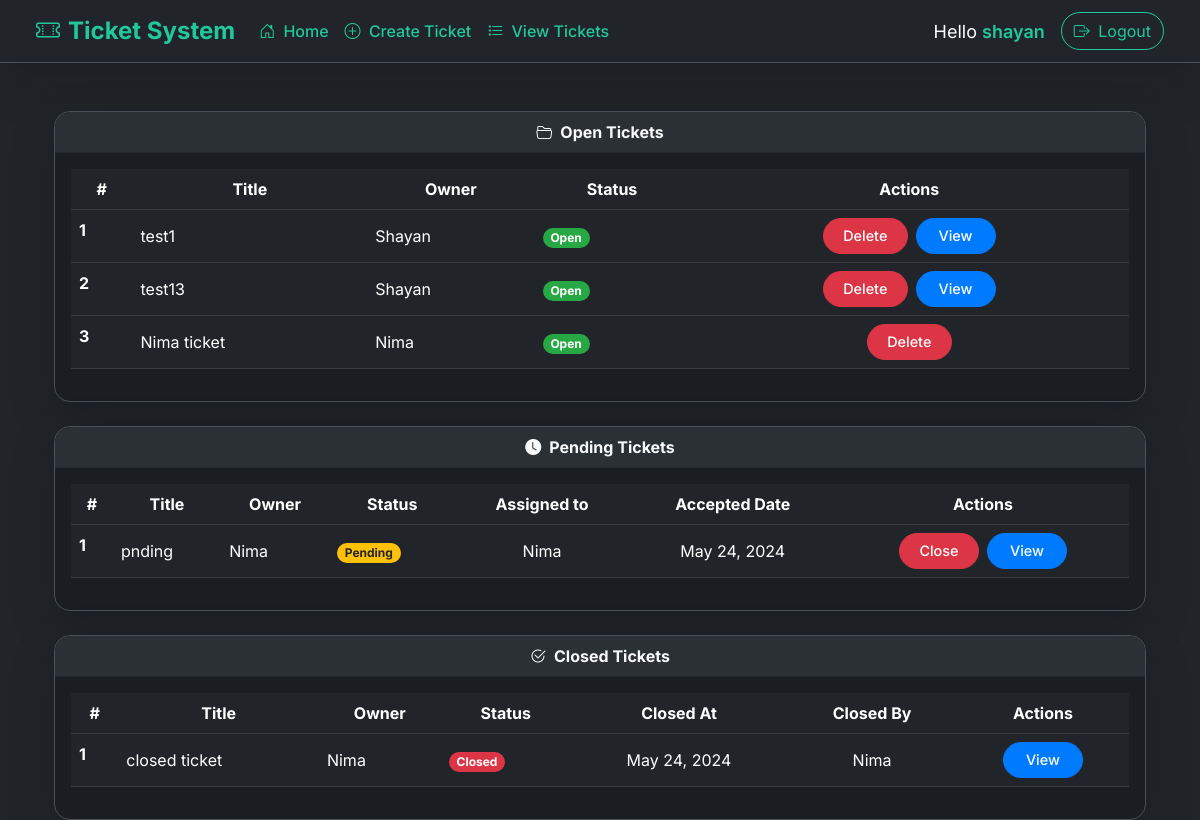
The app's page /tickets/ (signed in), older data.
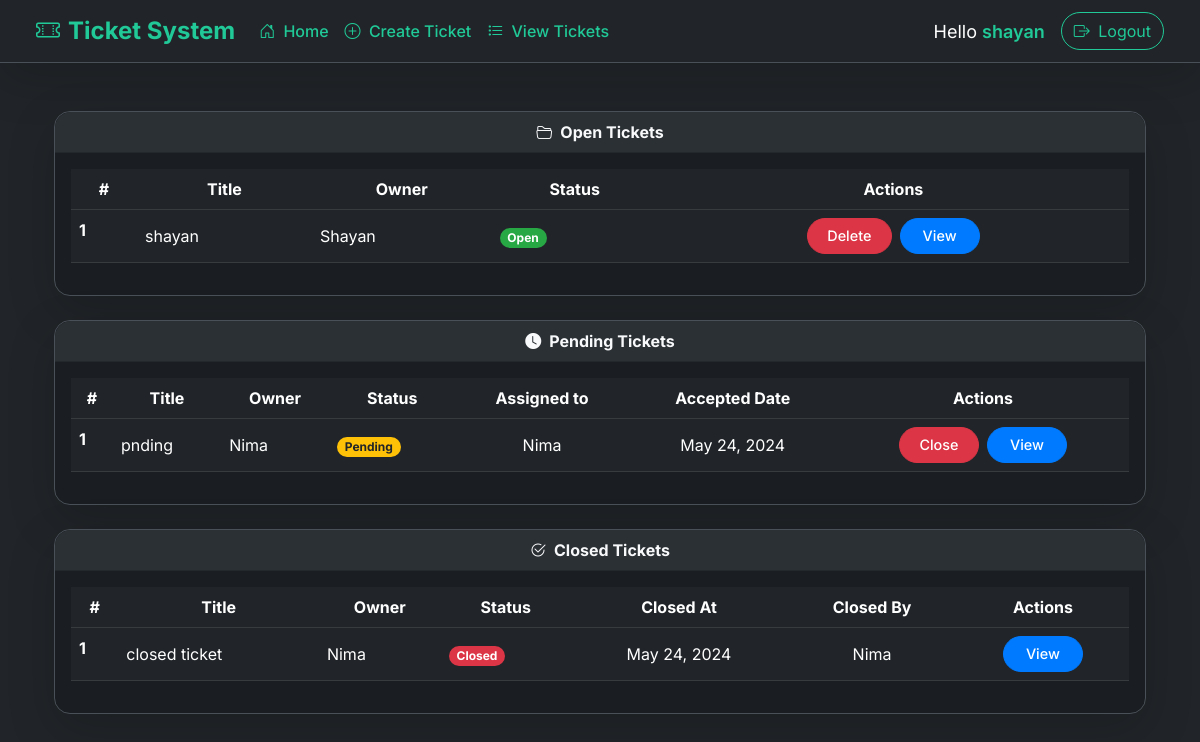
The same page, newer data.
### tickets/models.py (models this page shows, shortened)
class Ticket(models.Model):
    STATUS_CHOICES = (
        ('Pending', 'Pending'),
        ('Closed', 'Closed'),
        ('Open', 'Open'),
    )
    title = models.CharField(max_length=300, blank=False, null=False, verbose_name="Title")
    user = models.ForeignKey(get_user_model(), on_delete=models.CASCADE, related_name="tickets")
    description = models.TextField(blank=False, null=False, verbose_name="Description")
    assigned_to = models.ForeignKey(get_user_model(), on_delete=models.PROTECT, related_name='assignments', blank=True,
                                    null=True, verbose_name="Assigned to")
    created_at = models.DateTimeField(auto_now_add=True, verbose_name="Created at")
    accepted_at = models.DateTimeField(blank=True, null=True, verbose_name="Accepted at")
    closed_at = models.DateTimeField(blank=True, null=True, verbose_name="Closed at")
    closed_by = models.ForeignKey(get_user_model(), on_delete=models.SET_NULL, null=True, blank=True,
                                  related_name="closed_tickets", verbose_name="closed by")
    status = models.CharField(max_length=7, choices=STATUS_CHOICES, default="Open", verbose_name="Status")

### tickets/views.py (the view, shortened to what this page needs)
# urls.py: path('tickets/', views.TicketListView.as_view(), name='tickets_list'),
class TicketListView(LoginRequiredMixin, generic.ListView):
    template_name = 'tickets/ticket_list.html'
    context_object_name = 'tickets'
    model = Ticket
    def get_context_data(self, **kwargs):
        context = super().get_context_data(**kwargs)
        user = self.request.user
        is_admin = user.groups.filter(name='Admin').exists() or user.is_superuser
        is_support = user.groups.filter(name='support').exists()
        if is_admin:
            context['open_tickets'] = Ticket.objects.filter(status='Open')
            context['pending_tickets'] = Ticket.objects.filter(status='Pending')
            context['closed_tickets'] = Ticket.objects.filter(status='Closed')
        else:
            context['open_tickets'] = Ticket.objects.filter(status='Open', user=user)
            context['pending_tickets'] = Ticket.objects.filter(status='Pending', user=user)
            context['closed_tickets'] = Ticket.objects.filter(status='Closed', user=user)
        context['role'] = [role.name for role in user.groups.all()]
        return context

### tickets/templates/tickets/ticket_list.html (shortened to what this page needs)
{% extends '__base.html' %}
{% load static %}
{% load i18n %}
{% block content %}
    <div class="container mt-5">
        <div class="card mb-4 shadow-lg rounded-4">
            <div class="card-header rounded-top-4 card-header-center">
                <i class="bi bi-folder2-open me-2"></i>Open Tickets
            </div>
            <div class="card-body">
                <table class="table table-hover table-dark">
                    <thead>
                    <tr>
                        <th scope="col">#</th>
                        <th scope="col">Title</th>
                        <th scope="col">Owner</th>
                        <th scope="col">Status</th>
                        <th scope="col" class="text-center">Actions</th>
                    </tr>
                    </thead>
                    <tbody>
                    {% if open_tickets %}
                        {% for ticket in open_tickets %}
                            <tr>
                                <th scope="row">{{ forloop.counter }}</th>
                                <td>{{ ticket.title }}</td>
                                <td>{{ ticket.user|capfirst }}</td>
                                <td><span class="badge badge-status-open rounded-pill">{{ ticket.status }}</span></td>
                                <td class="text-center">
                                    <div class="d-flex justify-content-center gap-2">
                                        {% if 'Admin' in role or user.is_superuser %}
                                            <a href="{% url 'ticket_delete' ticket.id %}"
                                               class="btn btn-action btn-delete">Delete</a>
                                        {% endif %}
                                        {% if user.is_authenticated and ticket.user == user %}
                                            <a href="{% url 'ticket_detail' ticket.id %}"
                                               class="btn btn-action btn-view">View</a>
                                        {% endif %}
                                    </div>
                                </td>
                            </tr>
                        {% endfor %}
                    {% else %}
                        <tr>
                            <td colspan="5" class="text-center h5 text-danger">No open tickets.</td>
                        </tr>
                    {% endif %}
                    </tbody>
                </table>
            </div>
        </div>
        <div class="card mb-4 shadow-lg rounded-4">
            <div class="card-header rounded-top-4 card-header-center">
                <i class="bi bi-clock-fill me-2"></i>Pending Tickets
            </div>
            <div class="card-body">
                <table class="table table-hover table-dark">
                    <thead>
                    <tr>
                        <th scope="col">#</th>
                        <th scope="col">Title</th>
                        <th scope="col">Owner</th>
                        <th scope="col">Status</th>
                        <th scope="col">Assigned to</th>
                        <th scope="col">Accepted Date</th>
                        <th scope="col">Actions</th>
                    </tr>
                    </thead>
                    <tbody>
                    {% if pending_tickets %}
                        {% for ticket in pending_tickets %}
                            <tr>
                                <th scope="row">{{ forloop.counter }}</th>
                                <td>{{ ticket.title }}</td>
                                <td>{{ ticket.user|capfirst }}</td>
                                <td><span class="badge badge-status-pending rounded-pill">{{ ticket.status }}</span>
                                </td>
                                <td>{{ ticket.assigned_to|capfirst }}</td>
                                <td>{{ ticket.accepted_at|date:"M d, Y" }}</td>
                                <td>
                                    <div class="d-flex justify-content-center gap-2">
                                        {% if 'Admin' in role or 'support' in role or user.is_superuser %}
                                            <a href="{% url 'ticket_close' ticket.id %}"
                                               class="btn btn-action btn-close-ticket">Close</a>
                                        {% endif %}
                                        <a href="{% url 'ticket_detail' ticket.id %}" class="btn btn-action btn-view">View</a>
                                    </div>
                                </td>
                            </tr>
                        {% endfor %}
                    {% else %}
                        <tr>
                            <td colspan="7" class="text-center h5 text-danger">No pending tickets.</td>
                        </tr>
                    {% endif %}
                    </tbody>
                </table>
            </div>
        </div>
        <div class="card shadow-lg rounded-4">
            <div class="card-header rounded-top-4 card-header-center">
                <i class="bi bi-check2-circle me-2"></i>Closed Tickets
            </div>
            <div class="card-body">
                <table class="table table-hover table-dark">
                    <thead>
                    <tr>
                        <th scope="col">#</th>
                        <th scope="col">Title</th>
                        <th scope="col">Owner</th>
                        <th scope="col">Status</th>
                        <th scope="col">Closed At</th>
                        <th scope="col">Closed By</th>
                        <th scope="col">Actions</th>
                    </tr>
                    </thead>
                    <tbody>
                    {% if closed_tickets %}
                        {% for ticket in closed_tickets %}
                            <tr>
                                <th scope="row">{{ forloop.counter }}</th>
                                <td>{{ ticket.title }}</td>
                                <td>{{ ticket.user|capfirst }}</td>
                                <td><span class="badge badge-status-closed rounded-pill">{{ ticket.status }}</span></td>
                                <td>{{ ticket.closed_at|date:"M d, Y" }}</td>
                                <td>{{ ticket.closed_by|capfirst }}</td>
                                <td>
                                    <a href="{% url 'ticket_detail' ticket.id %}"
                                       class="btn btn-action btn-view">View</a>
                                </td>
                            </tr>
                        {% endfor %}
                    {% else %}
                        <tr>
                            <td colspan="7" class="text-center h5 text-danger">No closed tickets.</td>
                        </tr>
                    {% endif %}
                    </tbody>
                </table>
            </div>
        </div>
    </div>
{% endblock %}

### templates/__base.html (shortened to what this page needs)
{% load i18n %}
<!DOCTYPE html>
<html lang="en">
<head>
    <link href="https://cdn.jsdelivr.net/npm/bootstrap@5.3.0/dist/css/bootstrap.min.css" rel="stylesheet">
    <link rel="stylesheet" href="https://cdn.jsdelivr.net/npm/bootstrap-icons@1.10.0/font/bootstrap-icons.css">
</head>
<body class="antialiased">
    <nav class="navbar navbar-expand-lg navbar-dark shadow-lg">
        <div class="container-fluid mx-4">
            <a class="navbar-brand" href="#">
                <i class="bi bi-ticket-perforated me-2"></i>Ticket System
            </a>
            <div class="collapse navbar-collapse" id="navbarNav">
                <ul class="navbar-nav me-auto mb-2 mb-lg-0">
                    <li class="nav-item">
                        <a class="nav-link active" href="{% url 'index' %}" aria-current="page">
                            <i class="bi bi-house-door me-1"></i> Home
                        </a>
                    </li>
                    <li class="nav-item">
                        <a class="nav-link" href="{% url 'create_ticket' %}">
                            <i class="bi bi-plus-circle me-1"></i> Create Ticket
                        </a>
                    </li>
                    <li class="nav-item">
                        <a class="nav-link" href="{% url 'tickets_list' %}">
                            <i class="bi bi-list-task me-1"></i> View Tickets
                        </a>
                    </li>
                </ul>
                <div class="d-flex align-items-center">
                    {% if user.is_authenticated %}
                        <span class="user-greeting me-3">
                            Hello <span class="username-highlight">{{ user.username }}</span>
                        </span>
                        <a href="{% url 'account_logout' %}" class="btn btn-outline-light">
                            <i class="bi bi-box-arrow-right me-1"></i> Logout
                        </a>
                    {% endif %}
                </div>
            </div>
        </div>
    </nav>
    <div class="container mt-4 content-container">
        {% block content %}
        {% endblock %}
    </div>
</body>
</html>

### templates/__base.html (style rules this page uses)
:root { --primary: #20C997; --secondary: #212529; --text-color: #CED4DA; --highlight: #495057; }
body { background-color: var(--secondary); color: var(--text-color); font-family: 'Inter', sans-serif; transition: background-color 0.3s ease; -webkit-font-smoothing: antialiased; -moz-osx-font-smoothing: grayscale; }
.navbar { background-color: var(--secondary) !important; border-bottom: 1px solid var(--highlight); }
.navbar-brand { font-size: 1.5rem; font-weight: 700; color: var(--primary) !important; }
.nav-link { color: var(--primary) !important; font-weight: 500; }
.btn-outline-light { border-color: var(--primary); color: var(--primary); border-radius: 50px; }
.user-greeting { color: white; font-size: 1.125rem; }
.username-highlight { font-weight: 600; color: var(--primary); }
.content-container { min-height: calc(100vh - 100px); }

### tickets/templates/tickets/ticket_list.html (style rules this page uses)
.card { background-color: #1a1e22 !important; border: 1px solid #495057 !important; }
.card-header { background-color: #2b3035 !important; font-weight: bold !important; color: #f8f9fa !important; display: flex !important; justify-content: space-between; align-items: center; }
.card-body { max-height: 400px; overflow-y: auto; color: #ced4da; }
.table { color: #ced4da; }
.badge-status-open { background-color: #28a745; color: white; }
.badge-status-pending { background-color: #ffc107; color: #212529; }
.badge-status-closed { background-color: #dc3545; color: white; }
.btn-action { border-radius: 50px; padding: 0.35rem 1.2rem; font-weight: 500; min-width: 80px; height: 36px; display: inline-flex; align-items: center; justify-content: center; text-decoration: none; border: 1px solid transparent; transition: background-color 0.3s ease, border-color 0.3s ease; cursor: pointer; font-size: 0.9rem; }
.btn-view { background-color: var(--blue, #007bff); border-color: var(--blue, #007bff); color: white; }
.btn-delete { background-color: #dc3545; border-color: #dc3545; color: white; }
.btn-close-ticket { background-color: #dc3545; border-color: #dc3545; color: white; }
.table thead th { text-align: center; }
.table tbody td { text-align: center; vertical-align: middle; }
.table tbody td:first-child, .table tbody td:nth-child(2), .table tbody td:nth-child(3), .table tbody td:nth-child(4) { text-align: left; }
.card-header-center { justify-content: center; }

Row changes from the older to the newer data that the page shows:
removed Ticket: title "test1", user "Shayan", status "Open", shows "View"
removed Ticket: title "test13", user "Shayan", status "Open", shows "View"
removed Ticket: title "Nima ticket", user "Nima", status "Open"
added Ticket: title "shayan", user "Shayan", status "Open", shows "View"
